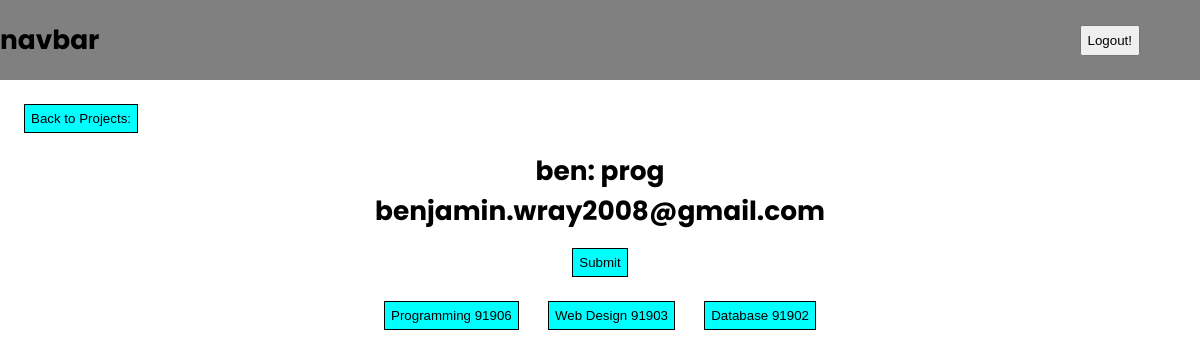
Screenshot of /project/1/1 (signed in) with the database file from the repository.
### server.py (models this page shows)
class Base(DeclarativeBase):
    pass

class User(Base):
    __tablename__ = 'User'
    id: Mapped[int] = mapped_column(primary_key=True)
    name: Mapped[str] = mapped_column(String(50))
    email: Mapped[str] = mapped_column(String(50))
    year_level: Mapped[int]
    admin: Mapped[bool]
    user_projects: Mapped[List["UserProject"]] = relationship(
        "UserProject", back_populates="user")

class Project(Base):
    __tablename__ = 'Project'
    id: Mapped[int] = mapped_column(primary_key=True)
    type: Mapped[str] = mapped_column(String(50))
    user_projects: Mapped[List["UserProject"]] = relationship(
        "UserProject", back_populates="project")
    standard_projects: Mapped[List["ProjectStandard"]] = relationship(
        "ProjectStandard", back_populates="project")

### server.py (the view, shortened to what this page needs)
@app.route('/project/<int:project_id>/<int:user_id>', methods=['POST', 'GET'])
@login_required
def project(project_id, user_id):
    UData, type, standards, snu = standard_data(project_id, user_id)
    return render_template('project.html',
                           standards=standards, type=type,
                           UData=UData, snu=snu)

### server.py (called while the page is built)
@login_manager.user_loader
def load_user(user_id):
    query = select(Admin).where(Admin.id == user_id)
    with Session(engine) as session:
        obj = session.scalar(query)
    return obj

### templates/project.html (shortened to what this page needs)
{% extends 'layout.html' %} {% block content %}
<div class="proj-page-layout">
  <button class="submit-buttons" onclick="history.back()">Back to Projects:</button>
  <h1 class="proj-type">{{UData.name}}: {{type}} <br> {{UData.email}}</h1>
  <form method="POST">
    <div class="div-center-multi">
      <button type="submit" class="submit-buttons">Submit</button>
    </div>
    <div class='dropdown' id="dropdown">
      {% for standard in standards %}
      <button type="button" class="standard-buttons submit-buttons" data-standard="{{standard}}">{{standard}}</button>
      {% endfor %}
    </div>
</div>
{% endblock %}

### static/css/style.css (style rules this page uses)
h1 { font-family: 'Poppins'; font-size: 2.2vw; }
body { padding:0; margin:0; }
.proj-type { text-align: center; }
.proj-page-layout { padding:2vw; }
.dropdown { display:flex; flex-direction: row; justify-content: space-between; margin-left:30vw; margin-right:30vw; }
.submit-buttons { padding:0.5vw; border:1px black solid; background-color:cyan; }
.div-center-multi { display:flex; flex-direction: row; justify-content: space-between; justify-content: center; margin-bottom:2vw; }

### rows the page displays
User: name "ben", email "benjamin.wray2008@gmail.com"
Project: type "prog"

### other values shown
{{ standard }} "Programming 91906" "Web Design 91903" "Database 91902"
